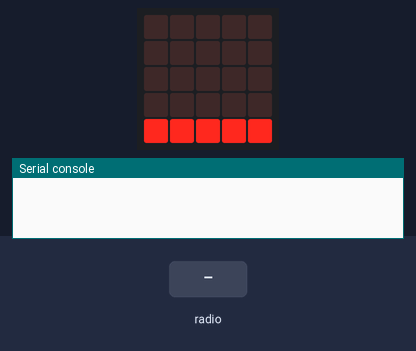
Bench run of a program on a simulated BBC micro:bit running MicroPython. Shown: the board's 5×5 LED display, the last lines printed to the serial console. The test bench sets the inputs (shaded band).

Above: at 1.2 s.
1.3 s: radio message "1" arrives
At 1.31 s:
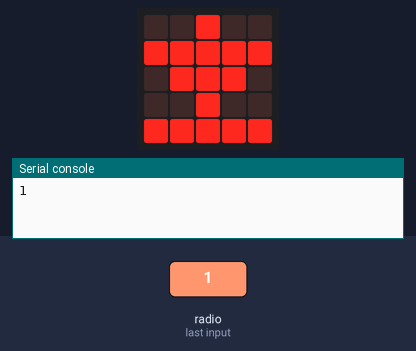
Timing chart, 0 to 4.3 s (numbered marks = the images above; inputs shaded):
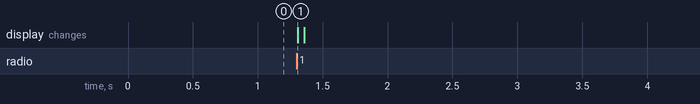

Measured:
- after the input at 1.3 s, the display: changes at once (image 1)

The program:

04_Receiving_radio_messages.py
```python
# Imports go at the top
from microbit import *
import radio
radio.on()

# Code in a 'while True:' loop repeats forever
while True:
    # Show a line at the bottom of the screen to show it's listening
    display.show(Image("00000:00000:00000:00000:99999"))

    # message will be None if nothing has been received
    message = radio.receive()

    # display any received data on the REPL
    if message != None:
        print(message)
        display.show(Image("00900:99999:09990:00900:99999"))
    sleep(50)


# Teacher instructions
# 1) Flash this on a microbit connected to the teacher PC
# 2) Show the REPL (using WebUSB or in Mu/Thonny)
# 3) Get students to send messages and see them appear
```
